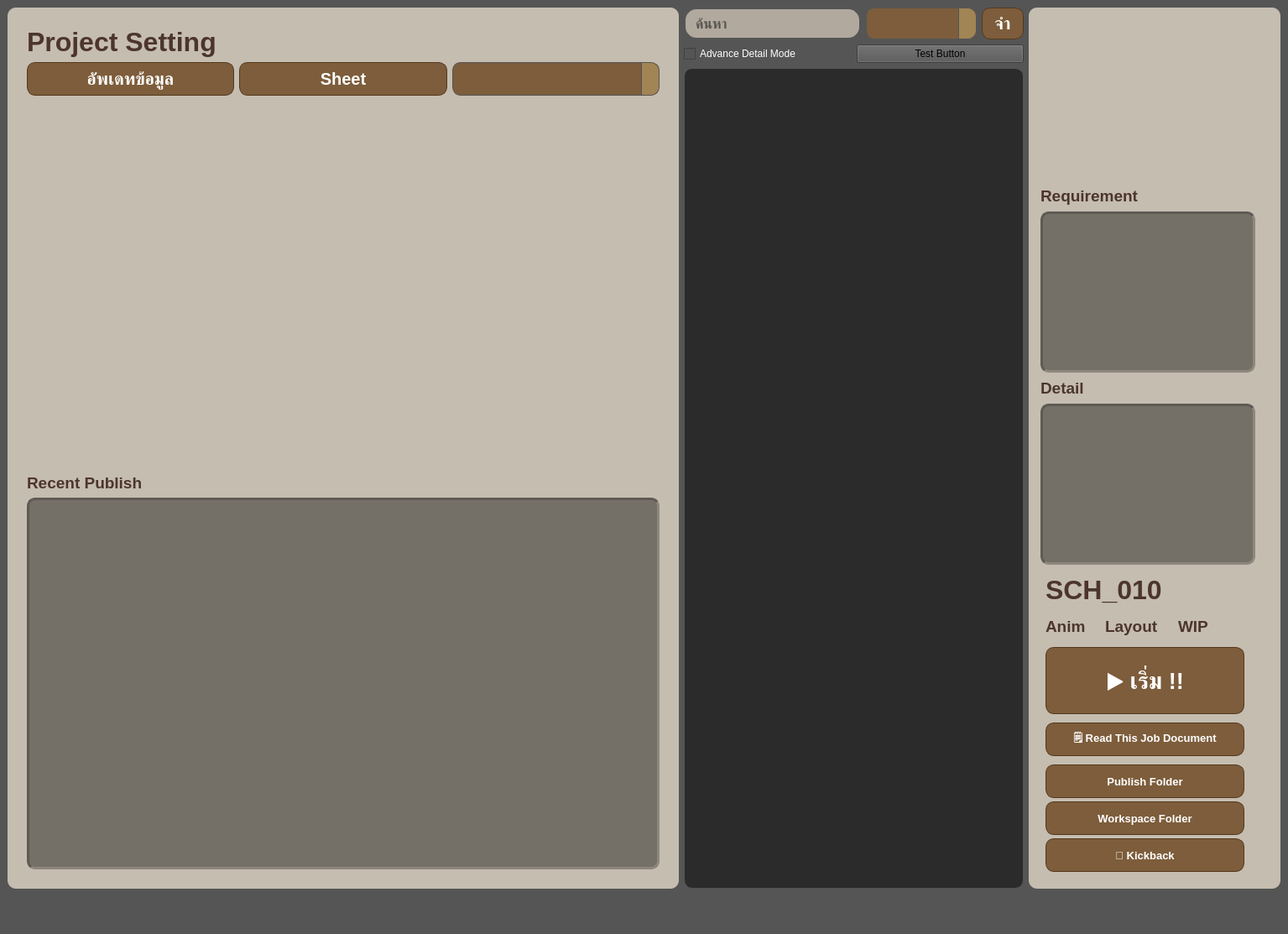
<?xml version="1.0" encoding="UTF-8"?>
<ui version="4.0">
 <class>MainWindow</class>
 <widget class="QMainWindow" name="MainWindow">
  <property name="geometry">
   <rect>
    <x>0</x>
    <y>0</y>
    <width>1535</width>
    <height>1113</height>
   </rect>
  </property>
  <property name="sizePolicy">
   <sizepolicy hsizetype="Minimum" vsizetype="Minimum">
    <horstretch>0</horstretch>
    <verstretch>0</verstretch>
   </sizepolicy>
  </property>
  <property name="windowTitle">
   <string>MainWindow</string>
  </property>
  <property name="toolTip">
   <string/>
  </property>
  <property name="statusTip">
   <string/>
  </property>
  <property name="whatsThis">
   <string/>
  </property>
  <property name="accessibleName">
   <string/>
  </property>
  <property name="accessibleDescription">
   <string/>
  </property>
  <property name="styleSheet">
   <string notr="true">background-color:rgb(85, 85, 85)</string>
  </property>
  <widget class="QWidget" name="centralwidget">
   <layout class="QGridLayout" name="gridLayout_6">
    <item row="0" column="0">
     <widget class="QWidget" name="widget_4" native="true">
      <property name="minimumSize">
       <size>
        <width>800</width>
        <height>0</height>
       </size>
      </property>
      <property name="maximumSize">
       <size>
        <width>16777215</width>
        <height>16777215</height>
       </size>
      </property>
      <property name="styleSheet">
       <string notr="true">QWidget {
    /* ตั้งค่าความโค้งมน 10 พิกเซล */
    border-radius: 10px;
	background-color:rgb(197, 189, 176)

}</string>
      </property>
      <layout class="QGridLayout" name="gridLayout_4">
       <property name="leftMargin">
        <number>14</number>
       </property>
       <property name="topMargin">
        <number>14</number>
       </property>
       <property name="rightMargin">
        <number>14</number>
       </property>
       <property name="bottomMargin">
        <number>14</number>
       </property>
       <item row="2" column="0">
        <widget class="QWidget" name="widget_5" native="true">
         <property name="minimumSize">
          <size>
           <width>0</width>
           <height>160</height>
          </size>
         </property>
         <layout class="QGridLayout" name="gridLayout_2">
          <item row="0" column="0">
           <widget class="QLabel" name="label_job_name_2">
            <property name="font">
             <font>
              <pointsize>24</pointsize>
              <weight>75</weight>
              <bold>true</bold>
             </font>
            </property>
            <property name="toolTip">
             <string/>
            </property>
            <property name="statusTip">
             <string>ชื่องาน</string>
            </property>
            <property name="styleSheet">
             <string notr="true">color:rgb(76, 53, 46)</string>
            </property>
            <property name="text">
             <string>Project Setting</string>
            </property>
           </widget>
          </item>
          <item row="1" column="0">
           <layout class="QHBoxLayout" name="horizontalLayout">
            <item>
             <widget class="QPushButton" name="pushButton_reload">
              <property name="sizePolicy">
               <sizepolicy hsizetype="Minimum" vsizetype="Minimum">
                <horstretch>0</horstretch>
                <verstretch>0</verstretch>
               </sizepolicy>
              </property>
              <property name="minimumSize">
               <size>
                <width>140</width>
                <height>40</height>
               </size>
              </property>
              <property name="font">
               <font>
                <pointsize>15</pointsize>
                <weight>75</weight>
                <bold>true</bold>
               </font>
              </property>
              <property name="toolTip">
               <string/>
              </property>
              <property name="statusTip">
               <string>อัพเดทข้อมูลในเครื่องของคุณขึ้นสู่ระบบ</string>
              </property>
              <property name="styleSheet">
               <string notr="true">QPushButton {
	background:linear-gradient(to bottom, #7d5d3b 5%, #634b30 100%);
	background-color:#7d5d3b;
	border-radius:10px;
	border:1px solid #54381e;
	color:#ffffff;
}
QPushButton:hover {
	background-color:qlineargradient(spread:pad, x1:0, y1:0, x2:1, y2:0, stop:0 rgba(140, 103, 66, 255), stop:1 rgba(173, 127, 81, 255));
}
QPushButton:pressed {
	background-color:qlineargradient(spread:pad, x1:0, y1:0, x2:1, y2:0, stop:0 rgba(72, 53, 34, 255), stop:1 rgba(93, 68, 43, 255));
}
        </string>
              </property>
              <property name="text">
               <string>อัพเดทข้อมูล</string>
              </property>
             </widget>
            </item>
            <item>
             <widget class="QPushButton" name="pushButton_google_sheet">
              <property name="sizePolicy">
               <sizepolicy hsizetype="Minimum" vsizetype="Minimum">
                <horstretch>0</horstretch>
                <verstretch>0</verstretch>
               </sizepolicy>
              </property>
              <property name="minimumSize">
               <size>
                <width>65</width>
                <height>0</height>
               </size>
              </property>
              <property name="maximumSize">
               <size>
                <width>16777215</width>
                <height>16777215</height>
               </size>
              </property>
              <property name="font">
               <font>
                <pointsize>15</pointsize>
                <weight>75</weight>
                <bold>true</bold>
               </font>
              </property>
              <property name="toolTip">
               <string/>
              </property>
              <property name="statusTip">
               <string>เปิด Google Sheet ของโปรเจค</string>
              </property>
              <property name="styleSheet">
               <string notr="true">QPushButton {
	background:linear-gradient(to bottom, #7d5d3b 5%, #634b30 100%);
	background-color:#7d5d3b;
	border-radius:10px;
	border:1px solid #54381e;
	color:#ffffff;
}
QPushButton:hover {
	background-color:qlineargradient(spread:pad, x1:0, y1:0, x2:1, y2:0, stop:0 rgba(140, 103, 66, 255), stop:1 rgba(173, 127, 81, 255));
}
QPushButton:pressed {
	background-color:qlineargradient(spread:pad, x1:0, y1:0, x2:1, y2:0, stop:0 rgba(72, 53, 34, 255), stop:1 rgba(93, 68, 43, 255));
}
        </string>
              </property>
              <property name="text">
               <string>Sheet</string>
              </property>
             </widget>
            </item>
            <item>
             <widget class="QComboBox" name="comboBox_project_name">
              <property name="sizePolicy">
               <sizepolicy hsizetype="Preferred" vsizetype="Minimum">
                <horstretch>0</horstretch>
                <verstretch>0</verstretch>
               </sizepolicy>
              </property>
              <property name="minimumSize">
               <size>
                <width>0</width>
                <height>0</height>
               </size>
              </property>
              <property name="font">
               <font>
                <pointsize>15</pointsize>
                <weight>75</weight>
                <bold>true</bold>
               </font>
              </property>
              <property name="toolTip">
               <string/>
              </property>
              <property name="statusTip">
               <string>เลือกโปรเจคงานของคุณ</string>
              </property>
              <property name="styleSheet">
               <string notr="true">QComboBox {
    background-color:rgb(125, 93, 59);
    color: white;
    border: 1px solid #555;
    border-radius: 10px;
    padding: 5px 20px 5px 10px;
}

QComboBox:hover {
    border: 1px solid #888;
}

QComboBox::drop-down {
    subcontrol-origin: padding;
    subcontrol-position: top right;
    width: 20px;
    border-left: 1px solid #555;
    border-top-right-radius: 10px;
    border-bottom-right-radius: 10px;
    background-color:rgb(161, 133, 85);
}

QComboBox::down-arrow {
    image: none;
    border: solid white;
    margin-right: 6px;
}

QComboBox QAbstractItemView {
    background-color: #2b2b2b;
    color: white;
    selection-background-color: #444;
    border-radius: 8px;
}
</string>
              </property>
             </widget>
            </item>
           </layout>
          </item>
          <item row="2" column="0">
           <spacer name="verticalSpacer">
            <property name="orientation">
             <enum>Qt::Vertical</enum>
            </property>
            <property name="sizeHint" stdset="0">
             <size>
              <width>20</width>
              <height>40</height>
             </size>
            </property>
           </spacer>
          </item>
          <item row="3" column="0">
           <widget class="QLabel" name="label_job_type_4">
            <property name="font">
             <font>
              <pointsize>14</pointsize>
              <weight>75</weight>
              <bold>true</bold>
             </font>
            </property>
            <property name="statusTip">
             <string>ประเภทงาน</string>
            </property>
            <property name="styleSheet">
             <string notr="true">color:rgb(76, 53, 46)</string>
            </property>
            <property name="text">
             <string>Recent Publish</string>
            </property>
           </widget>
          </item>
          <item row="4" column="0">
           <widget class="QTextBrowser" name="textBrowser_description_3">
            <property name="minimumSize">
             <size>
              <width>0</width>
              <height>150</height>
             </size>
            </property>
            <property name="toolTip">
             <string/>
            </property>
            <property name="statusTip">
             <string>รายละเอียดงานชิ้นนี้</string>
            </property>
            <property name="styleSheet">
             <string notr="true">
QTextBrowser {
    /* รูปแบบ: [ความหนา] [สไตล์] [สี] */
    border: 3px inset rgb(94, 90, 84); /* ขอบหนา 3px, สไตล์ทึบ, สีน้ำเงินเข้ม */
	background-color:rgb(116, 111, 103)
}</string>
            </property>
            <property name="html">
             <string>&lt;!DOCTYPE HTML PUBLIC &quot;-//W3C//DTD HTML 4.0//EN&quot; &quot;http://www.w3.org/TR/REC-html40/strict.dtd&quot;&gt;
&lt;html&gt;&lt;head&gt;&lt;meta name=&quot;qrichtext&quot; content=&quot;1&quot; /&gt;&lt;style type=&quot;text/css&quot;&gt;
p, li { white-space: pre-wrap; }
&lt;/style&gt;&lt;/head&gt;&lt;body style=&quot; font-family:'MS Shell Dlg 2'; font-size:8.25pt; font-weight:400; font-style:normal;&quot;&gt;
&lt;p style=&quot;-qt-paragraph-type:empty; margin-top:0px; margin-bottom:0px; margin-left:0px; margin-right:0px; -qt-block-indent:0; text-indent:0px;&quot;&gt;&lt;br /&gt;&lt;/p&gt;&lt;/body&gt;&lt;/html&gt;</string>
            </property>
           </widget>
          </item>
         </layout>
        </widget>
       </item>
      </layout>
     </widget>
    </item>
    <item row="0" column="1">
     <widget class="QWidget" name="widget_3" native="true">
      <property name="styleSheet">
       <string notr="true"/>
      </property>
      <layout class="QGridLayout" name="gridLayout">
       <property name="leftMargin">
        <number>0</number>
       </property>
       <property name="topMargin">
        <number>0</number>
       </property>
       <property name="rightMargin">
        <number>0</number>
       </property>
       <property name="bottomMargin">
        <number>0</number>
       </property>
       <item row="0" column="0">
        <layout class="QVBoxLayout" name="verticalLayout">
         <item>
          <layout class="QHBoxLayout" name="horizontalLayout_4">
           <item>
            <widget class="QLineEdit" name="lineEdit_search_job">
             <property name="sizePolicy">
              <sizepolicy hsizetype="Expanding" vsizetype="Minimum">
               <horstretch>0</horstretch>
               <verstretch>0</verstretch>
              </sizepolicy>
             </property>
             <property name="minimumSize">
              <size>
               <width>200</width>
               <height>0</height>
              </size>
             </property>
             <property name="maximumSize">
              <size>
               <width>16777215</width>
               <height>16777215</height>
              </size>
             </property>
             <property name="font">
              <font>
               <pointsize>12</pointsize>
               <weight>75</weight>
               <bold>true</bold>
              </font>
             </property>
             <property name="toolTip">
              <string/>
             </property>
             <property name="statusTip">
              <string>ค้นหาชื่อของงาน</string>
             </property>
             <property name="styleSheet">
              <string notr="true">QLineEdit {
	color:black;
    /* ต้องมีขอบ */
    border: 2px solid #555555; 
    /* ต้องมีรัศมี */
    border-radius: 15px; 
    /* Padding สำคัญมากเพื่อให้รูปร่างโค้งมนสวยงาม */
    padding: 5px 10px; 
    background-color: rgb(177, 169, 158);
}</string>
             </property>
             <property name="placeholderText">
              <string>ค้นหา</string>
             </property>
             <property name="clearButtonEnabled">
              <bool>true</bool>
             </property>
            </widget>
           </item>
           <item>
            <widget class="QComboBox" name="comboBox_artist">
             <property name="sizePolicy">
              <sizepolicy hsizetype="Preferred" vsizetype="Minimum">
               <horstretch>0</horstretch>
               <verstretch>0</verstretch>
              </sizepolicy>
             </property>
             <property name="minimumSize">
              <size>
               <width>0</width>
               <height>0</height>
              </size>
             </property>
             <property name="maximumSize">
              <size>
               <width>150</width>
               <height>16777215</height>
              </size>
             </property>
             <property name="font">
              <font>
               <pointsize>15</pointsize>
               <weight>75</weight>
               <bold>true</bold>
              </font>
             </property>
             <property name="toolTip">
              <string/>
             </property>
             <property name="statusTip">
              <string>ชื่อ Artist ทั้งหมดที่มีในระบบ</string>
             </property>
             <property name="styleSheet">
              <string notr="true">QComboBox {
    background-color:rgb(125, 93, 59);
    color: white;
    border: 1px solid #555;
    border-radius: 10px;
    padding: 5px 20px 5px 10px;
}

QComboBox:hover {
    border: 1px solid #888;
}

QComboBox::drop-down {
    subcontrol-origin: padding;
    subcontrol-position: top right;
    width: 20px;
    border-left: 1px solid #555;
    border-top-right-radius: 10px;
    border-bottom-right-radius: 10px;
    background-color:rgb(161, 133, 85);
}

QComboBox::down-arrow {
    image: none;
    border: solid white;
    margin-right: 6px;
}

QComboBox QAbstractItemView {
    background-color: #2b2b2b;
    color: white;
    selection-background-color: #444;
    border-radius: 8px;
}
</string>
             </property>
            </widget>
           </item>
           <item>
            <widget class="QPushButton" name="pushButton_save_artist">
             <property name="sizePolicy">
              <sizepolicy hsizetype="Minimum" vsizetype="Minimum">
               <horstretch>0</horstretch>
               <verstretch>0</verstretch>
              </sizepolicy>
             </property>
             <property name="minimumSize">
              <size>
               <width>50</width>
               <height>0</height>
              </size>
             </property>
             <property name="maximumSize">
              <size>
               <width>16777215</width>
               <height>16777215</height>
              </size>
             </property>
             <property name="font">
              <font>
               <pointsize>15</pointsize>
               <weight>75</weight>
               <bold>true</bold>
              </font>
             </property>
             <property name="acceptDrops">
              <bool>false</bool>
             </property>
             <property name="toolTip">
              <string/>
             </property>
             <property name="statusTip">
              <string>ตั้งค่าให้ชื่อ Artist ปัจจุบันเป็นค่าเริ่มต้น</string>
             </property>
             <property name="whatsThis">
              <string/>
             </property>
             <property name="styleSheet">
              <string notr="true">QPushButton {
	background:linear-gradient(to bottom, #7d5d3b 5%, #634b30 100%);
	background-color:#7d5d3b;
	border-radius:10px;
	border:1px solid #54381e;
	color:#ffffff;
}
QPushButton:hover {
	background-color:qlineargradient(spread:pad, x1:0, y1:0, x2:1, y2:0, stop:0 rgba(140, 103, 66, 255), stop:1 rgba(173, 127, 81, 255));
}
QPushButton:pressed {
	background-color:qlineargradient(spread:pad, x1:0, y1:0, x2:1, y2:0, stop:0 rgba(72, 53, 34, 255), stop:1 rgba(93, 68, 43, 255));
}
        </string>
             </property>
             <property name="text">
              <string>จำ</string>
             </property>
            </widget>
           </item>
          </layout>
         </item>
         <item>
          <layout class="QHBoxLayout" name="horizontalLayout_3">
           <item>
            <widget class="QCheckBox" name="checkBox_advance_detail_mode">
             <property name="styleSheet">
              <string notr="true">color:rgb(255, 255, 255)</string>
             </property>
             <property name="text">
              <string>Advance Detail Mode</string>
             </property>
            </widget>
           </item>
           <item>
            <widget class="QPushButton" name="pushButton">
             <property name="text">
              <string>Test Button</string>
             </property>
            </widget>
           </item>
          </layout>
         </item>
         <item>
          <widget class="QTableView" name="tableView_jobs">
           <property name="enabled">
            <bool>true</bool>
           </property>
           <property name="sizePolicy">
            <sizepolicy hsizetype="Expanding" vsizetype="Expanding">
             <horstretch>0</horstretch>
             <verstretch>0</verstretch>
            </sizepolicy>
           </property>
           <property name="minimumSize">
            <size>
             <width>0</width>
             <height>0</height>
            </size>
           </property>
           <property name="font">
            <font>
             <pointsize>15</pointsize>
            </font>
           </property>
           <property name="toolTip">
            <string/>
           </property>
           <property name="statusTip">
            <string>ช่องแสดงงานทั้งหมด</string>
           </property>
           <property name="styleSheet">
            <string notr="true">QTableView {
    background-color: #2b2b2b;
    color: white;
    border: 1px solid #555;
    border-radius: 10px;
    gridline-color: #444;
    selection-background-color: #444;
    selection-color: white;
    outline: none;
}

QHeaderView::section {
    background-color: #3c3c3c;
    color: white;
    border: none;
    border-right: 1px solid #555;
    padding: 5px;
}

QTableCornerButton::section {
    background-color: #3c3c3c;
    border: none;
}

QTableView::item:selected {
    background-color: #505050;
}

QScrollBar:vertical {
    border: none;
    background: #2b2b2b;
    width: 10px;
    margin: 0px;
    border-radius: 5px;
}

QScrollBar::handle:vertical {
    background: #555;
    min-height: 20px;
    border-radius: 5px;
}

QScrollBar::handle:vertical:hover {
    background: #666;
}

QScrollBar::add-line:vertical,
QScrollBar::sub-line:vertical {
    height: 0;
}
</string>
           </property>
           <property name="verticalScrollBarPolicy">
            <enum>Qt::ScrollBarAlwaysOff</enum>
           </property>
           <property name="horizontalScrollBarPolicy">
            <enum>Qt::ScrollBarAlwaysOff</enum>
           </property>
           <property name="editTriggers">
            <set>QAbstractItemView::NoEditTriggers</set>
           </property>
           <property name="selectionMode">
            <enum>QAbstractItemView::SingleSelection</enum>
           </property>
           <property name="showGrid">
            <bool>true</bool>
           </property>
           <property name="gridStyle">
            <enum>Qt::DashLine</enum>
           </property>
           <attribute name="horizontalHeaderCascadingSectionResizes">
            <bool>false</bool>
           </attribute>
           <attribute name="horizontalHeaderDefaultSectionSize">
            <number>100</number>
           </attribute>
           <attribute name="horizontalHeaderHighlightSections">
            <bool>false</bool>
           </attribute>
           <attribute name="horizontalHeaderMinimumSectionSize">
            <number>80</number>
           </attribute>
           <attribute name="verticalHeaderVisible">
            <bool>false</bool>
           </attribute>
           <attribute name="verticalHeaderDefaultSectionSize">
            <number>40</number>
           </attribute>
           <attribute name="verticalHeaderMinimumSectionSize">
            <number>40</number>
           </attribute>
          </widget>
         </item>
        </layout>
       </item>
      </layout>
     </widget>
    </item>
    <item row="0" column="2">
     <widget class="QWidget" name="widget_2" native="true">
      <property name="minimumSize">
       <size>
        <width>300</width>
        <height>0</height>
       </size>
      </property>
      <property name="maximumSize">
       <size>
        <width>320</width>
        <height>16777215</height>
       </size>
      </property>
      <property name="styleSheet">
       <string notr="true">QWidget {
    /* ตั้งค่าความโค้งมน 10 พิกเซล */
    border-radius: 10px;
	background-color:rgb(197, 189, 176)

}</string>
      </property>
      <widget class="QTextBrowser" name="textBrowser_description">
       <property name="geometry">
        <rect>
         <x>14</x>
         <y>472</y>
         <width>256</width>
         <height>192</height>
        </rect>
       </property>
       <property name="minimumSize">
        <size>
         <width>0</width>
         <height>150</height>
        </size>
       </property>
       <property name="toolTip">
        <string/>
       </property>
       <property name="statusTip">
        <string>รายละเอียดงานชิ้นนี้</string>
       </property>
       <property name="styleSheet">
        <string notr="true">
QTextBrowser {
    /* รูปแบบ: [ความหนา] [สไตล์] [สี] */
    border: 3px inset rgb(94, 90, 84); /* ขอบหนา 3px, สไตล์ทึบ, สีน้ำเงินเข้ม */
	background-color:rgb(116, 111, 103)
}</string>
       </property>
       <property name="html">
        <string>&lt;!DOCTYPE HTML PUBLIC &quot;-//W3C//DTD HTML 4.0//EN&quot; &quot;http://www.w3.org/TR/REC-html40/strict.dtd&quot;&gt;
&lt;html&gt;&lt;head&gt;&lt;meta name=&quot;qrichtext&quot; content=&quot;1&quot; /&gt;&lt;style type=&quot;text/css&quot;&gt;
p, li { white-space: pre-wrap; }
&lt;/style&gt;&lt;/head&gt;&lt;body style=&quot; font-family:'MS Shell Dlg 2'; font-size:8.25pt; font-weight:400; font-style:normal;&quot;&gt;
&lt;p style=&quot;-qt-paragraph-type:empty; margin-top:0px; margin-bottom:0px; margin-left:0px; margin-right:0px; -qt-block-indent:0; text-indent:0px;&quot;&gt;&lt;br /&gt;&lt;/p&gt;&lt;/body&gt;&lt;/html&gt;</string>
       </property>
      </widget>
      <widget class="QWidget" name="widget" native="true">
       <property name="geometry">
        <rect>
         <x>14</x>
         <y>670</y>
         <width>249</width>
         <height>366</height>
        </rect>
       </property>
       <property name="minimumSize">
        <size>
         <width>0</width>
         <height>160</height>
        </size>
       </property>
       <layout class="QGridLayout" name="gridLayout_3">
        <property name="leftMargin">
         <number>6</number>
        </property>
        <property name="topMargin">
         <number>6</number>
        </property>
        <property name="rightMargin">
         <number>6</number>
        </property>
        <property name="bottomMargin">
         <number>6</number>
        </property>
        <property name="spacing">
         <number>10</number>
        </property>
        <item row="1" column="0">
         <layout class="QHBoxLayout" name="horizontalLayout_5">
          <item>
           <layout class="QVBoxLayout" name="verticalLayout_3">
            <item>
             <widget class="QLabel" name="label_job_name">
              <property name="font">
               <font>
                <pointsize>24</pointsize>
                <weight>75</weight>
                <bold>true</bold>
               </font>
              </property>
              <property name="toolTip">
               <string/>
              </property>
              <property name="statusTip">
               <string>ชื่องาน</string>
              </property>
              <property name="styleSheet">
               <string notr="true">color:rgb(76, 53, 46)</string>
              </property>
              <property name="text">
               <string>SCH_010</string>
              </property>
             </widget>
            </item>
            <item>
             <layout class="QHBoxLayout" name="horizontalLayout_7">
              <item>
               <widget class="QLabel" name="label_job_type">
                <property name="font">
                 <font>
                  <pointsize>14</pointsize>
                  <weight>75</weight>
                  <bold>true</bold>
                 </font>
                </property>
                <property name="statusTip">
                 <string>ประเภทงาน</string>
                </property>
                <property name="styleSheet">
                 <string notr="true">color:rgb(76, 53, 46)</string>
                </property>
                <property name="text">
                 <string>Anim</string>
                </property>
               </widget>
              </item>
              <item>
               <widget class="Line" name="line_6">
                <property name="orientation">
                 <enum>Qt::Vertical</enum>
                </property>
               </widget>
              </item>
              <item>
               <widget class="QLabel" name="label_job_status">
                <property name="font">
                 <font>
                  <pointsize>14</pointsize>
                  <weight>75</weight>
                  <bold>true</bold>
                 </font>
                </property>
                <property name="statusTip">
                 <string>สถานะหลักของงาน</string>
                </property>
                <property name="styleSheet">
                 <string notr="true">color:rgb(76, 53, 46)</string>
                </property>
                <property name="text">
                 <string>Layout</string>
                </property>
               </widget>
              </item>
              <item>
               <widget class="Line" name="line_4">
                <property name="orientation">
                 <enum>Qt::Vertical</enum>
                </property>
               </widget>
              </item>
              <item>
               <widget class="QLabel" name="label_job_publish_status">
                <property name="font">
                 <font>
                  <pointsize>14</pointsize>
                  <weight>75</weight>
                  <bold>true</bold>
                 </font>
                </property>
                <property name="statusTip">
                 <string>สถานะของการอัพเดทไฟล์งาน</string>
                </property>
                <property name="styleSheet">
                 <string notr="true">color:rgb(76, 53, 46)</string>
                </property>
                <property name="text">
                 <string>WIP</string>
                </property>
               </widget>
              </item>
              <item>
               <spacer name="horizontalSpacer_2">
                <property name="orientation">
                 <enum>Qt::Horizontal</enum>
                </property>
                <property name="sizeHint" stdset="0">
                 <size>
                  <width>40</width>
                  <height>20</height>
                 </size>
                </property>
               </spacer>
              </item>
             </layout>
            </item>
           </layout>
          </item>
         </layout>
        </item>
        <item row="3" column="0">
         <widget class="QPushButton" name="pushButton_start">
          <property name="sizePolicy">
           <sizepolicy hsizetype="Minimum" vsizetype="Minimum">
            <horstretch>0</horstretch>
            <verstretch>0</verstretch>
           </sizepolicy>
          </property>
          <property name="minimumSize">
           <size>
            <width>80</width>
            <height>80</height>
           </size>
          </property>
          <property name="maximumSize">
           <size>
            <width>16777215</width>
            <height>80</height>
           </size>
          </property>
          <property name="font">
           <font>
            <pointsize>20</pointsize>
            <weight>75</weight>
            <bold>true</bold>
            <underline>false</underline>
            <strikeout>false</strikeout>
           </font>
          </property>
          <property name="toolTip">
           <string/>
          </property>
          <property name="statusTip">
           <string>เปิดไฟล์งานที่ใช้ทำงาน ( Maya, Blender )</string>
          </property>
          <property name="styleSheet">
           <string notr="true">QPushButton {
	background:linear-gradient(to bottom, #7d5d3b 5%, #634b30 100%);
	background-color:#7d5d3b;
	border-radius:10px;
	border:1px solid #54381e;
	color:#ffffff;
}
QPushButton:hover {
	background-color:qlineargradient(spread:pad, x1:0, y1:0, x2:1, y2:0, stop:0 rgba(140, 103, 66, 255), stop:1 rgba(173, 127, 81, 255));
}
QPushButton:pressed {
	background-color:qlineargradient(spread:pad, x1:0, y1:0, x2:1, y2:0, stop:0 rgba(72, 53, 34, 255), stop:1 rgba(93, 68, 43, 255));
}
        </string>
          </property>
          <property name="text">
           <string>▶︎ เริ่ม !!</string>
          </property>
         </widget>
        </item>
        <item row="5" column="0">
         <layout class="QVBoxLayout" name="verticalLayout_2">
          <property name="spacing">
           <number>4</number>
          </property>
          <item>
           <widget class="QPushButton" name="pushButton_job_publish_dir">
            <property name="sizePolicy">
             <sizepolicy hsizetype="Minimum" vsizetype="Minimum">
              <horstretch>0</horstretch>
              <verstretch>0</verstretch>
             </sizepolicy>
            </property>
            <property name="minimumSize">
             <size>
              <width>40</width>
              <height>40</height>
             </size>
            </property>
            <property name="maximumSize">
             <size>
              <width>16777215</width>
              <height>40</height>
             </size>
            </property>
            <property name="font">
             <font>
              <pointsize>10</pointsize>
              <weight>75</weight>
              <bold>true</bold>
             </font>
            </property>
            <property name="toolTip">
             <string/>
            </property>
            <property name="statusTip">
             <string>เปิด Folder ที่ใช้ทำงานของชิ้นนี้</string>
            </property>
            <property name="layoutDirection">
             <enum>Qt::LeftToRight</enum>
            </property>
            <property name="styleSheet">
             <string notr="true">QPushButton {
	background:linear-gradient(to bottom, #7d5d3b 5%, #634b30 100%);
	background-color:#7d5d3b;
	border-radius:10px;
	border:1px solid #54381e;
	color:#ffffff;
}
QPushButton:hover {
	background-color:qlineargradient(spread:pad, x1:0, y1:0, x2:1, y2:0, stop:0 rgba(140, 103, 66, 255), stop:1 rgba(173, 127, 81, 255));
}
QPushButton:pressed {
	background-color:qlineargradient(spread:pad, x1:0, y1:0, x2:1, y2:0, stop:0 rgba(72, 53, 34, 255), stop:1 rgba(93, 68, 43, 255));
}
        </string>
            </property>
            <property name="text">
             <string>Publish Folder</string>
            </property>
           </widget>
          </item>
          <item>
           <widget class="QPushButton" name="pushButton_job_workspace_dir">
            <property name="sizePolicy">
             <sizepolicy hsizetype="Minimum" vsizetype="Minimum">
              <horstretch>0</horstretch>
              <verstretch>0</verstretch>
             </sizepolicy>
            </property>
            <property name="minimumSize">
             <size>
              <width>40</width>
              <height>40</height>
             </size>
            </property>
            <property name="maximumSize">
             <size>
              <width>16777215</width>
              <height>40</height>
             </size>
            </property>
            <property name="font">
             <font>
              <pointsize>10</pointsize>
              <weight>75</weight>
              <bold>true</bold>
             </font>
            </property>
            <property name="toolTip">
             <string/>
            </property>
            <property name="statusTip">
             <string>เปิด Folder ที่ใช้ทำงานของชิ้นนี้</string>
            </property>
            <property name="layoutDirection">
             <enum>Qt::LeftToRight</enum>
            </property>
            <property name="styleSheet">
             <string notr="true">QPushButton {
	background:linear-gradient(to bottom, #7d5d3b 5%, #634b30 100%);
	background-color:#7d5d3b;
	border-radius:10px;
	border:1px solid #54381e;
	color:#ffffff;
}
QPushButton:hover {
	background-color:qlineargradient(spread:pad, x1:0, y1:0, x2:1, y2:0, stop:0 rgba(140, 103, 66, 255), stop:1 rgba(173, 127, 81, 255));
}
QPushButton:pressed {
	background-color:qlineargradient(spread:pad, x1:0, y1:0, x2:1, y2:0, stop:0 rgba(72, 53, 34, 255), stop:1 rgba(93, 68, 43, 255));
}
        </string>
            </property>
            <property name="text">
             <string>Workspace Folder</string>
            </property>
           </widget>
          </item>
          <item>
           <widget class="QPushButton" name="pushButton_job_kickback">
            <property name="sizePolicy">
             <sizepolicy hsizetype="Minimum" vsizetype="Minimum">
              <horstretch>0</horstretch>
              <verstretch>0</verstretch>
             </sizepolicy>
            </property>
            <property name="minimumSize">
             <size>
              <width>40</width>
              <height>40</height>
             </size>
            </property>
            <property name="maximumSize">
             <size>
              <width>16777215</width>
              <height>40</height>
             </size>
            </property>
            <property name="font">
             <font>
              <pointsize>10</pointsize>
              <weight>75</weight>
              <bold>true</bold>
             </font>
            </property>
            <property name="toolTip">
             <string/>
            </property>
            <property name="statusTip">
             <string>เตะตูดงานชิ้นนี้!! อย่าลิมแปะ Feedback ใน Document ก่อนนะ</string>
            </property>
            <property name="layoutDirection">
             <enum>Qt::LeftToRight</enum>
            </property>
            <property name="styleSheet">
             <string notr="true">QPushButton {
	background:linear-gradient(to bottom, #7d5d3b 5%, #634b30 100%);
	background-color:#7d5d3b;
	border-radius:10px;
	border:1px solid #54381e;
	color:#ffffff;
}
QPushButton:hover {
	background-color:qlineargradient(spread:pad, x1:0, y1:0, x2:1, y2:0, stop:0 rgba(140, 103, 66, 255), stop:1 rgba(173, 127, 81, 255));
}
QPushButton:pressed {
	background-color:qlineargradient(spread:pad, x1:0, y1:0, x2:1, y2:0, stop:0 rgba(72, 53, 34, 255), stop:1 rgba(93, 68, 43, 255));
}
        </string>
            </property>
            <property name="text">
             <string>🖕 Kickback</string>
            </property>
           </widget>
          </item>
         </layout>
        </item>
        <item row="4" column="0">
         <widget class="QPushButton" name="pushButton_job_docs">
          <property name="sizePolicy">
           <sizepolicy hsizetype="Minimum" vsizetype="Minimum">
            <horstretch>0</horstretch>
            <verstretch>0</verstretch>
           </sizepolicy>
          </property>
          <property name="minimumSize">
           <size>
            <width>0</width>
            <height>40</height>
           </size>
          </property>
          <property name="maximumSize">
           <size>
            <width>16777215</width>
            <height>40</height>
           </size>
          </property>
          <property name="font">
           <font>
            <pointsize>10</pointsize>
            <weight>75</weight>
            <bold>true</bold>
           </font>
          </property>
          <property name="toolTip">
           <string/>
          </property>
          <property name="statusTip">
           <string>เปิด Google Docs ของ งานชิ้นนี้</string>
          </property>
          <property name="layoutDirection">
           <enum>Qt::LeftToRight</enum>
          </property>
          <property name="styleSheet">
           <string notr="true">QPushButton {
	background:linear-gradient(to bottom, #7d5d3b 5%, #634b30 100%);
	background-color:#7d5d3b;
	border-radius:10px;
	border:1px solid #54381e;
	color:#ffffff;
}
QPushButton:hover {
	background-color:qlineargradient(spread:pad, x1:0, y1:0, x2:1, y2:0, stop:0 rgba(140, 103, 66, 255), stop:1 rgba(173, 127, 81, 255));
}
QPushButton:pressed {
	background-color:qlineargradient(spread:pad, x1:0, y1:0, x2:1, y2:0, stop:0 rgba(72, 53, 34, 255), stop:1 rgba(93, 68, 43, 255));
}
        </string>
          </property>
          <property name="text">
           <string>🗒️ Read This Job Document</string>
          </property>
         </widget>
        </item>
       </layout>
      </widget>
      <widget class="QWidget" name="layoutWidget">
       <property name="geometry">
        <rect>
         <x>14</x>
         <y>441</y>
         <width>122</width>
         <height>25</height>
        </rect>
       </property>
       <layout class="QHBoxLayout" name="horizontalLayout_8">
        <item>
         <widget class="QLabel" name="label_job_type_2">
          <property name="font">
           <font>
            <pointsize>14</pointsize>
            <weight>75</weight>
            <bold>true</bold>
           </font>
          </property>
          <property name="statusTip">
           <string>ประเภทงาน</string>
          </property>
          <property name="styleSheet">
           <string notr="true">color:rgb(76, 53, 46)</string>
          </property>
          <property name="text">
           <string>Detail</string>
          </property>
         </widget>
        </item>
        <item>
         <widget class="Line" name="line_7">
          <property name="orientation">
           <enum>Qt::Vertical</enum>
          </property>
         </widget>
        </item>
        <item>
         <widget class="Line" name="line_5">
          <property name="orientation">
           <enum>Qt::Vertical</enum>
          </property>
         </widget>
        </item>
        <item>
         <spacer name="horizontalSpacer_3">
          <property name="orientation">
           <enum>Qt::Horizontal</enum>
          </property>
          <property name="sizeHint" stdset="0">
           <size>
            <width>40</width>
            <height>20</height>
           </size>
          </property>
         </spacer>
        </item>
       </layout>
      </widget>
      <widget class="QTextBrowser" name="textBrowser_description_2">
       <property name="geometry">
        <rect>
         <x>14</x>
         <y>243</y>
         <width>256</width>
         <height>192</height>
        </rect>
       </property>
       <property name="minimumSize">
        <size>
         <width>0</width>
         <height>150</height>
        </size>
       </property>
       <property name="toolTip">
        <string/>
       </property>
       <property name="statusTip">
        <string>รายละเอียดงานชิ้นนี้</string>
       </property>
       <property name="styleSheet">
        <string notr="true">
QTextBrowser {
    /* รูปแบบ: [ความหนา] [สไตล์] [สี] */
    border: 3px inset rgb(94, 90, 84); /* ขอบหนา 3px, สไตล์ทึบ, สีน้ำเงินเข้ม */
	background-color:rgb(116, 111, 103)
}</string>
       </property>
       <property name="html">
        <string>&lt;!DOCTYPE HTML PUBLIC &quot;-//W3C//DTD HTML 4.0//EN&quot; &quot;http://www.w3.org/TR/REC-html40/strict.dtd&quot;&gt;
&lt;html&gt;&lt;head&gt;&lt;meta name=&quot;qrichtext&quot; content=&quot;1&quot; /&gt;&lt;style type=&quot;text/css&quot;&gt;
p, li { white-space: pre-wrap; }
&lt;/style&gt;&lt;/head&gt;&lt;body style=&quot; font-family:'MS Shell Dlg 2'; font-size:8.25pt; font-weight:400; font-style:normal;&quot;&gt;
&lt;p style=&quot;-qt-paragraph-type:empty; margin-top:0px; margin-bottom:0px; margin-left:0px; margin-right:0px; -qt-block-indent:0; text-indent:0px;&quot;&gt;&lt;br /&gt;&lt;/p&gt;&lt;/body&gt;&lt;/html&gt;</string>
       </property>
      </widget>
      <widget class="QWidget" name="layoutWidget_2">
       <property name="geometry">
        <rect>
         <x>14</x>
         <y>212</y>
         <width>189</width>
         <height>25</height>
        </rect>
       </property>
       <layout class="QHBoxLayout" name="horizontalLayout_9">
        <item>
         <widget class="QLabel" name="label_job_type_3">
          <property name="font">
           <font>
            <pointsize>14</pointsize>
            <weight>75</weight>
            <bold>true</bold>
           </font>
          </property>
          <property name="statusTip">
           <string>ประเภทงาน</string>
          </property>
          <property name="styleSheet">
           <string notr="true">color:rgb(76, 53, 46)</string>
          </property>
          <property name="text">
           <string>Requirement</string>
          </property>
         </widget>
        </item>
        <item>
         <widget class="Line" name="line_8">
          <property name="orientation">
           <enum>Qt::Vertical</enum>
          </property>
         </widget>
        </item>
        <item>
         <widget class="Line" name="line_9">
          <property name="orientation">
           <enum>Qt::Vertical</enum>
          </property>
         </widget>
        </item>
        <item>
         <spacer name="horizontalSpacer_4">
          <property name="orientation">
           <enum>Qt::Horizontal</enum>
          </property>
          <property name="sizeHint" stdset="0">
           <size>
            <width>40</width>
            <height>20</height>
           </size>
          </property>
         </spacer>
        </item>
       </layout>
      </widget>
      <widget class="QGraphicsView" name="graphicsView">
       <property name="geometry">
        <rect>
         <x>14</x>
         <y>14</y>
         <width>256</width>
         <height>192</height>
        </rect>
       </property>
      </widget>
     </widget>
    </item>
   </layout>
  </widget>
  <widget class="QStatusBar" name="statusBar">
   <property name="minimumSize">
    <size>
     <width>0</width>
     <height>45</height>
    </size>
   </property>
   <property name="font">
    <font>
     <pointsize>15</pointsize>
    </font>
   </property>
   <property name="layoutDirection">
    <enum>Qt::LeftToRight</enum>
   </property>
   <property name="autoFillBackground">
    <bool>false</bool>
   </property>
   <property name="styleSheet">
    <string notr="true">QStatusBar {
    color: white;
}</string>
   </property>
   <property name="sizeGripEnabled">
    <bool>false</bool>
   </property>
  </widget>
 </widget>
 <resources/>
 <connections/>
</ui>
